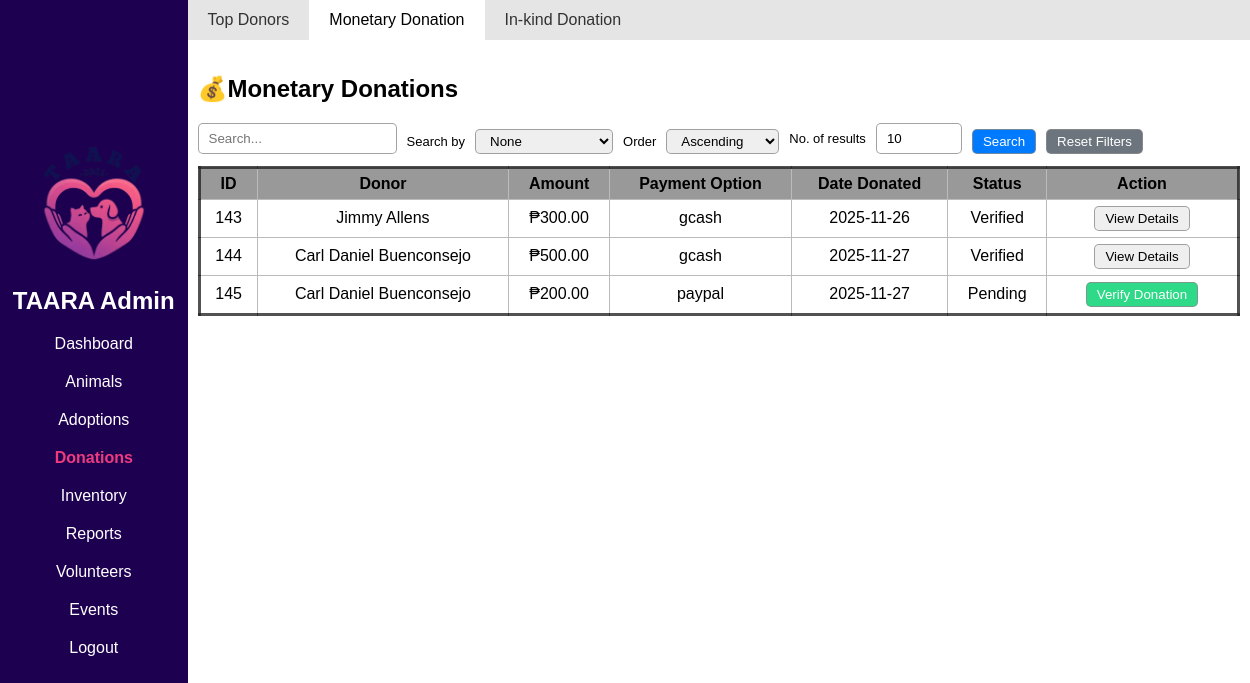
Page /Admin/donations-monetary.php on the committed database.
### tables this page shows
CREATE TABLE `monetary_donation` (
  `m_donation_id` int(25) NOT NULL,
  `user_id` int(25) NOT NULL,
  `dpost_id` int(25) NOT NULL,
  `full_name` varchar(500) NOT NULL,
  `amount` decimal(20,2) NOT NULL,
  `payment_option` varchar(25) NOT NULL,
  `message` varchar(1000) NOT NULL,
  `contact_num` int(20) NOT NULL,
  `agreed_to_email` varchar(20) NOT NULL,
  `date_donated` date NOT NULL,
  `proof` varchar(1000) DEFAULT NULL,
  `status` varchar(50) NOT NULL
);

### includes/db_connection.php (called while the page is built, shortened)
<?php
function connect() {
    $servername =  "localhost";
    $username =  "root";
    $password =  "";
    $dbname =  "taara_db";
    $conn = new mysqli($servername, $username, $password, $dbname);
    return $conn;
}
class DatabaseCRUD {
    private $conn;
    private $table;
    public function __construct($table) {
        $this->conn = connect();
        $this->table = $table;
        $this->columns = $this->getTableColumns();
    }
    private function getTableColumns() {
        $query = "SHOW COLUMNS FROM `$this->table`";
        $result = $this->conn->query($query);
        $cols = [];
        while ($row = $result->fetch_assoc()) {
            $cols[$row['Field']] = $row;
        }
        return $cols;
    }
    public function readAll() {
        $sql = "SELECT * FROM {$this->table}";
        $result = $this->conn->query($sql);
        $rows = [];
        if ($result && $result->num_rows > 0) {
            while ($row = $result->fetch_assoc()) {
                $rows[] = $row;
            }
        }
        return $rows;
    }
}

### Admin/donations-monetary.php (the view, shortened to what this page needs)
<?php
include "../includes/db_connection.php";
include "../Admin/admin_ui.php";
$m_donation_Crud = new DatabaseCRUD('monetary_donation');
$m_donation_table = $m_donation_Crud->readAll();
function e($v) { return htmlspecialchars($v ?? '', ENT_QUOTES); }
?>
<!DOCTYPE html>
<html>
<head>
    <link rel="stylesheet" href="../CSS/admin_style.css">
</head>
<body>
<?= displayNav('donations'); ?>
<main class="content flex-c">
    <header class='top-nav flex-r'>
        <a href='donations-topdonors.php'>Top Donors</a>
        <a href='donations-monetary.php' class='top-active'>Monetary Donation</a>
        <a href='donations-inkind.php'>In-kind Donation</a>
    </header>
    <div style='padding-inline: 10px;'>
    <h2>💰Monetary Donations</h2>
    <form method="POST" enctype="multipart/form-data" style="margin-bottom:12px;">
        <div class="search-group">
            <div>
                <input type="text" name="search_bar" class="search-bar" placeholder="Search..." value="<?= isset($_POST['search_bar']) ? e($_POST['search_bar']) : '' ?>">
            </div>
            <div class='flex-r c-gap center'>
                <label for="search-by">Search by</label><br>
                <select name="search_by" id="search-by">
                    <option value="none">None</option>
                </select>
            </div>
            <div class='flex-r c-gap center'>
                <label for="order_by">Order</label><br>
                <select name="order_by" id="order_by">
                    <option value="ascending" <?= (isset($_POST['order_by']) && $_POST['order_by'] === 'ascending') ? 'selected' : '' ?>>Ascending</option>
                </select>
            </div>
            <div class='flex-r c-gap center'>
                <label for="results">No. of results</label><br>
                <input type="number" id="results" name="num_of_results" value="<?= isset($_POST['num_of_results']) ? intval($_POST['num_of_results']) : 10 ?>" min="1" max="1000">
            </div>
            <div>
                <button type="submit" name="search_btn" class="btn btn-primary">Search</button>
            </div>
            <div>
                <button type="submit" name="reset_btn" class="btn btn-secondary">Reset Filters</button>
            </div>
        </div>
    </form>
    <div class="result-table">
        <table class="rounded-border">
            <thead>
            <tr>
                <th>ID</th>
                <th>Donor</th>
                <th>Amount</th>
                <th>Payment Option</th>
                <th>Date Donated</th>
                <th>Status</th>
                <th class="action-row">Action</th>
            </tr>
            </thead>
            <tbody>
            <?php if (!empty($m_donation_table)): ?>
                <?php foreach($m_donation_table as $donation): ?>
                    <tr>
                        <td><?= e($donation['m_donation_id']) ?></td>
                        <td><?= e($donation['full_name']) ?></td>
                        <td>₱<?= e($donation['amount']) ?></td>
                        <td><?= e($donation['payment_option']) ?></td>
                        <td><?= e($donation['date_donated']) ?></td>
                        <td><?= e($donation['status']) ?></td>
                        <td class="action-row">
                            <?php $json = htmlspecialchars(json_encode($donation), ENT_QUOTES); ?>
                            <?php if ($donation['status'] === 'Verified'): ?>
                            <button class="btn" onclick='openSharedModal("view", <?= $json ?>)'>View Details</button>
                            <?php else: ?>
                                <button class="btn btn-success" onclick='openSharedModal("verify", <?= $json ?>)'>Verify Donation</button>
                            <?php endif; ?>
                        </td>
                    </tr>
                <?php endforeach; ?>
            <?php else: ?>
                <tr><td colspan="8">No records found.</td></tr>
            <?php endif; ?>
            </tbody>
        </table>
    </div>
    </div>
</main>
</body>
</html>

### CSS/admin_style.css (style rules this page uses)
* { font-family: Arial, Helvetica, sans-serif; }
body { margin: 0; }
main { gap: 15px; height: auto; }
table { text-align: center; width: 100%; border-collapse: collapse; margin-block: 10px; }
thead { border-collapse: collapse; background-color: #999999; }
th,td { padding: 6px 8px; border: 1px solid #bbb; }
label { font-size: small; }
a { text-decoration: none; color: inherit; }
.action-row { width: 180px; padding-inline: 5px; }
input, select, datalist, button, textarea { border: 1px solid rgba(141, 141, 141, 0.8); width: auto; border-radius: 5px; height: 25px; padding: 2px 10px; }
.flex-c { display: flex; flex-direction: column; }
.flex-r { display: flex; flex-direction: row; }
.center { align-items: center; justify-content: center; }
.c-gap { column-gap: 5px; }
.rounded-border { border: 3px solid rgba(39, 39, 39, 0.8); border-radius: 15px; }
.top-nav { width: 100%; height: 5vh; box-shadow: 1px rgba(5, 2, 2, 0.3); display: flex; flex-direction: row; align-items: center; padding-inline: 20px; gap: 20px; background-color: #e5e5e5; color: #323232; }
.top-active { background-color: white; border-radius: 5px; padding: 20px; color: #000000; }
.content { margin-left: 15vw; }
.search-group { gap: 0.2rem; display: flex; align-items: flex-end; gap: 10px; }
.btn { cursor:pointer; place-content: center; place-items: center; }
.btn-primary { background:#007bff; color:#fff; }
.btn-success { background:#2ed987; color:#fff; }
.btn-secondary { background:#6c757d; color:#fff; }

### rows in the picture
monetary_donation: m_donation_id "143", full_name "Jimmy Allens", amount "300.00", payment_option "gcash", date_donated "2025-11-26", status "Verified"
monetary_donation: m_donation_id "144", full_name "Carl Daniel Buenconsejo", amount "500.00", payment_option "gcash", date_donated "2025-11-27", status "Verified"
monetary_donation: m_donation_id "145", full_name "Carl Daniel Buenconsejo", amount "200.00", payment_option "paypal", date_donated "2025-11-27", status "Pending"
